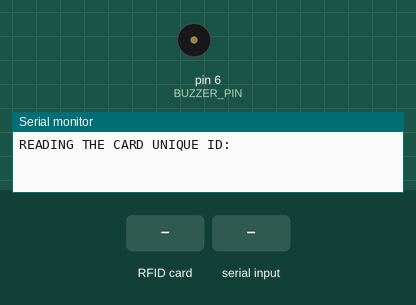
Simulated run of this sketch. Board: Arduino Uno, built with avr-gcc and run on an emulated ATmega328P. Shown: buzzer (waves = sounding), the last lines printed to the serial monitor. The test bench sets the inputs (shaded band).

Above: at 1.2 s.
1.3 s: RFID card 5E 7A 19 C4 held to the reader
2.8 s: "once" received over Serial
At 4.5 s:
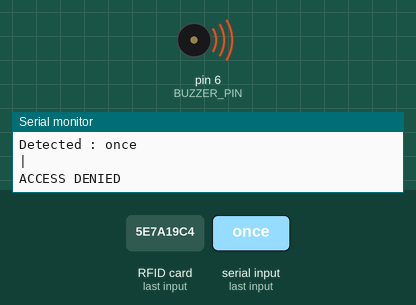
5.3 s: RFID card 5E 7A 19 C4 held to the reader
Timing chart, 0 to 8.3 s (numbered marks = the images above; inputs shaded):
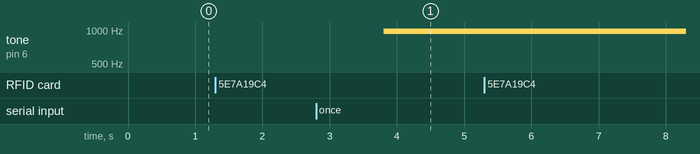

Measured:
- after the input at 2.8 s, tone on pin 6 (BUZZER_PIN): silent → 977 Hz after 1.0 s

The sketch:

spi-card-reader-ss.ino
```cpp
#include <SPI.h>
#include <MFRC522.h>
#define SS_PIN 10
#define RST_PIN 9
MFRC522 rfid(SS_PIN, RST_PIN);
MFRC522::MIFARE_Key key;
byte nuidPICC[4];

char ACCESS_GRANTED[] = "granted";

int SUCCESS_PIN = 7;
int ERROR_PIN = 8;
int BUZZER_PIN = 6;

void setup() {
  Serial.begin(9600);
  SPI.begin();
  rfid.PCD_Init();
  Serial.println(F("READING THE CARD UNIQUE ID:"));
  for (byte i = 0; i < 6; i++) {
    key.keyByte[i] = 0xFF;
  }
}
void loop() {
  if (!rfid.PICC_IsNewCardPresent()) {
    return;
  }
  if (!rfid.PICC_ReadCardSerial()) {
    return;
  }
  if (rfid.uid.uidByte[0] != nuidPICC[0] ||
      rfid.uid.uidByte[1] != nuidPICC[1] ||
      rfid.uid.uidByte[2] != nuidPICC[2] ||
      rfid.uid.uidByte[3] != nuidPICC[3] ) {
    for (byte i = 0; i < 4; i++) {
      nuidPICC[i] = rfid.uid.uidByte[i];
    }

    Serial.println(F("********************"));
    Serial.print("[checking]: ");
    printHex(rfid.uid.uidByte, rfid.uid.size);
    Serial.println(F("\n********************"));

    while (!Serial.available()) {
      delay(3);
    }
    Serial.println();
    String res = Serial.readString();
    Serial.println("Detected : " + res);
    Serial.println("|");
    if (res.equals(ACCESS_GRANTED)) {
      Serial.println("ACCESS GRANTED");
      grant();
    } else {
      Serial.println("ACCESS DENIED");
      deny();
    }
  }
  else {
    Serial.println(F("This card was lastly detected."));
  }
  rfid.PICC_HaltA();
  rfid.PCD_StopCrypto1();
}

void grant() {
  digitalWrite(SUCCESS_PIN, HIGH);
  digitalWrite(ERROR_PIN, LOW);
  buzz("twice");
  delay(1500);
  digitalWrite(SUCCESS_PIN, LOW);
}

void deny() {
  digitalWrite(ERROR_PIN, HIGH);
  digitalWrite(SUCCESS_PIN, LOW);
  buzz("long");
  digitalWrite(ERROR_PIN, LOW);
}

void printHex(byte *buffer, byte bufferSize) {
  for (byte i = 0; i < bufferSize; i++) {
    Serial.print(buffer[i] < 0x10 ? " 0" : " ");
    Serial.print(buffer[i], HEX);
  }
}

void buzz(String type) {
  if (type.equals("once")) {
    analogWrite(BUZZER_PIN, 60);
    delay(50);
    analogWrite(BUZZER_PIN, 0);
  } else if (type.equals("twice")) {
    analogWrite(BUZZER_PIN, 60);
    delay(80);
    analogWrite(BUZZER_PIN, 0);
    delay(40);
    analogWrite(BUZZER_PIN, 60);
    delay(80);
    analogWrite(BUZZER_PIN, 0);
  } else if (type.equals("long")) {
    analogWrite(BUZZER_PIN, 60);
    delay(1000);
    analogWrite(BUZZER_PIN, 0);
  } else {
    analogWrite(BUZZER_PIN, 60);
    delay(50);
    analogWrite(BUZZER_PIN, 0);
  }
}
```
